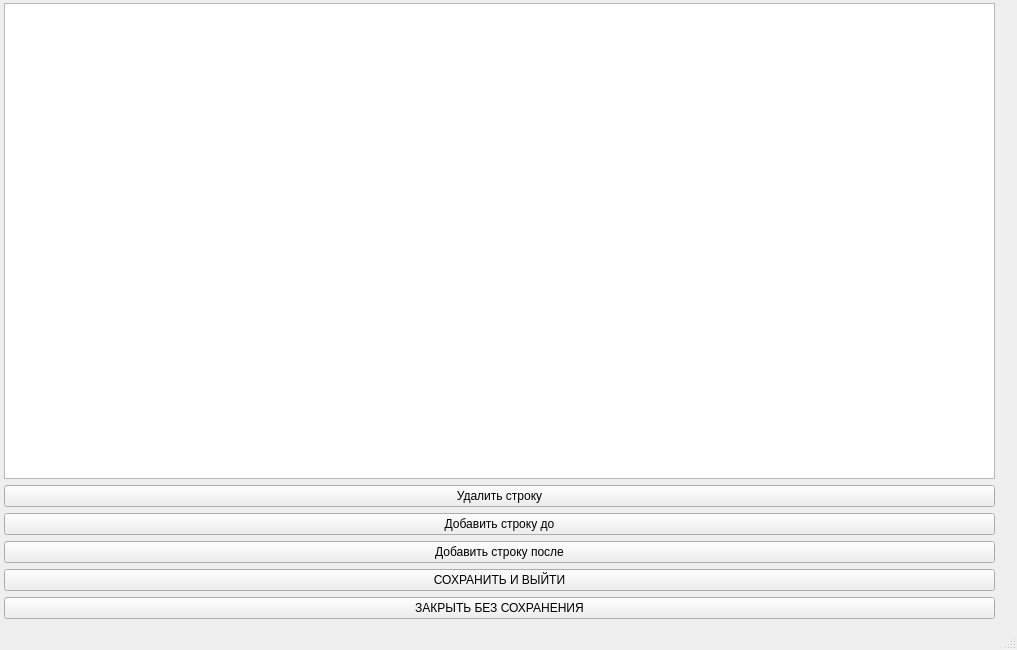
<?xml version="1.0" encoding="UTF-8"?>
<ui version="4.0">
 <class>MainWindow</class>
 <widget class="QMainWindow" name="MainWindow">
  <property name="geometry">
   <rect>
    <x>0</x>
    <y>0</y>
    <width>1017</width>
    <height>650</height>
   </rect>
  </property>
  <property name="windowTitle">
   <string>MainWindow</string>
  </property>
  <widget class="QWidget" name="centralwidget">
   <widget class="QWidget" name="gridLayoutWidget">
    <property name="geometry">
     <rect>
      <x>4</x>
      <y>3</y>
      <width>991</width>
      <height>616</height>
     </rect>
    </property>
    <layout class="QGridLayout" name="gridLayout">
     <property name="sizeConstraint">
      <enum>QLayout::SetNoConstraint</enum>
     </property>
     <item row="0" column="0">
      <widget class="QTableWidget" name="tableWidget">
       <property name="sizePolicy">
        <sizepolicy hsizetype="Expanding" vsizetype="Expanding">
         <horstretch>1</horstretch>
         <verstretch>1</verstretch>
        </sizepolicy>
       </property>
      </widget>
     </item>
     <item row="1" column="0">
      <widget class="QPushButton" name="delRowButton">
       <property name="text">
        <string>Удалить строку</string>
       </property>
      </widget>
     </item>
     <item row="2" column="0">
      <widget class="QPushButton" name="AddRowBeforeButton">
       <property name="text">
        <string>Добавить строку до</string>
       </property>
      </widget>
     </item>
     <item row="3" column="0">
      <widget class="QPushButton" name="AddButtonAfterButton">
       <property name="text">
        <string>Добавить строку после</string>
       </property>
      </widget>
     </item>
     <item row="4" column="0">
      <widget class="QPushButton" name="SavenExitButton">
       <property name="sizePolicy">
        <sizepolicy hsizetype="Minimum" vsizetype="Fixed">
         <horstretch>0</horstretch>
         <verstretch>1</verstretch>
        </sizepolicy>
       </property>
       <property name="text">
        <string>СОХРАНИТЬ И ВЫЙТИ</string>
       </property>
      </widget>
     </item>
     <item row="5" column="0">
      <widget class="QPushButton" name="ClosewoSaveButton">
       <property name="text">
        <string>ЗАКРЫТЬ БЕЗ СОХРАНЕНИЯ</string>
       </property>
      </widget>
     </item>
    </layout>
   </widget>
  </widget>
  <widget class="QStatusBar" name="statusbar"/>
 </widget>
 <resources/>
 <connections/>
</ui>
